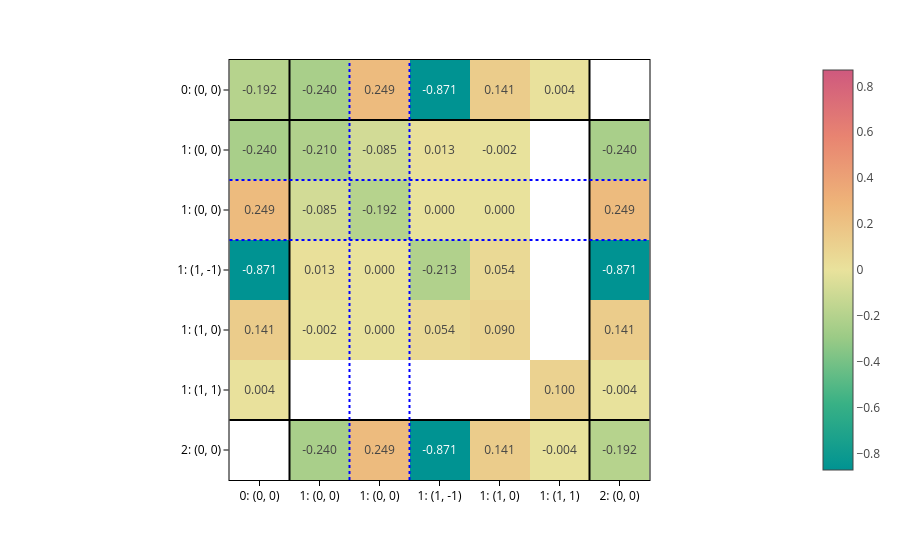

Notebook code cell kept with this figure:
### Markdown cell above
And we also provide `plot_basis_matrix`, a nice tool to quickly visualize the matrix and understand what you got.

### Code cell
from graph2mat.tools.viz import plot_basis_matrix

plot_basis_matrix(
    matrix,
    config,
    point_lines={"color": "black"},
    basis_lines={"color": "blue"},
    colorscale="temps",
    text=".3f",
    basis_labels=True,
)

### Figure 1 — Plotly figure (JSON) as saved in the notebook; plotly's stock layout.template omitted (floating-point values rounded to 4 significant figures)
{"data": [{"coloraxis": "coloraxis", "hovertemplate": "x: %{x}<br>y: %{y}<br>color: %{z}<extra></extra>", "name": "0", "texttemplate": "%{z:.3f}", "type": "heatmap", "xaxis": "x", "yaxis": "y", "z": [[-0.1919, -0.2401, 0.2488, -0.871, 0.1408, 0.003607, NaN], [-0.2401, -0.2097, -0.0852, 0.01269, -0.002209, NaN, -0.2401], [0.2488, -0.0852, -0.1916, 0.000342, -5.955e-05, NaN, 0.2488], [-0.871, 0.01269, 0.000342, -0.2127, 0.05442, NaN, -0.871], [0.1408, -0.002209, -5.955e-05, 0.05442, 0.09043, NaN, 0.1408], [0.003607, NaN, NaN, NaN, NaN, 0.09991, -0.003607], [NaN, -0.2401, 0.2488, -0.871, 0.1408, -0.003607, -0.1919]]}], "layout": {"coloraxis": {"cmid": 0, "colorscale": [[0, "rgb(0, 147, 146)"], [0.1667, "rgb(57, 177, 133)"], [0.3333, "rgb(156, 203, 134)"], [0.5, "rgb(233, 226, 156)"], [0.6667, "rgb(238, 180, 121)"], [0.8333, "rgb(232, 132, 113)"], [1, "rgb(207, 89, 126)"]]}, "margin": {"t": 60}, "shapes": [{"line": {"color": "black"}, "type": "line", "x0": 0, "x1": 1, "xref": "x domain", "y0": 0.5, "y1": 0.5, "yref": "y"}, {"line": {"color": "black"}, "type": "line", "x0": 0.5, "x1": 0.5, "xref": "x", "y0": 0, "y1": 1, "yref": "y domain"}, {"line": {"color": "black"}, "type": "line", "x0": 0, "x1": 1, "xref": "x domain", "y0": 5.5, "y1": 5.5, "yref": "y"}, {"line": {"color": "black"}, "type": "line", "x0": 5.5, "x1": 5.5, "xref": "x", "y0": 0, "y1": 1, "yref": "y domain"}, {"line": {"color": "blue", "dash": "dot"}, "type": "line", "x0": 0, "x1": 1, "xref": "x domain", "y0": 1.5, "y1": 1.5, "yref": "y"}, {"line": {"color": "blue", "dash": "dot"}, "type": "line", "x0": 1.5, "x1": 1.5, "xref": "x", "y0": 0, "y1": 1, "yref": "y domain"}, {"line": {"color": "blue", "dash": "dot"}, "type": "line", "x0": 0, "x1": 1, "xref": "x domain", "y0": 2.5, "y1": 2.5, "yref": "y"}, {"line": {"color": "blue", "dash": "dot"}, "type": "line", "x0": 2.5, "x1": 2.5, "xref": "x", "y0": 0, "y1": 1, "yref": "y domain"}], "xaxis": {"anchor": "y", "constrain": "domain", "domain": [0, 1], "scaleanchor": "y", "ticktext": ["0: (0, 0)", "1: (0, 0)", "1: (0, 0)", "1: (1, -1)", "1: (1, 0)", "1: (1, 1)", "2: (0, 0)"], "tickvals": [0, 1, 2, 3, 4, 5, 6]}, "yaxis": {"anchor": "x", "autorange": "reversed", "constrain": "domain", "domain": [0, 1], "ticktext": ["0: (0, 0)", "1: (0, 0)", "1: (0, 0)", "1: (1, -1)", "1: (1, 0)", "1: (1, 1)", "2: (0, 0)"], "tickvals": [0, 1, 2, 3, 4, 5, 6]}}}
